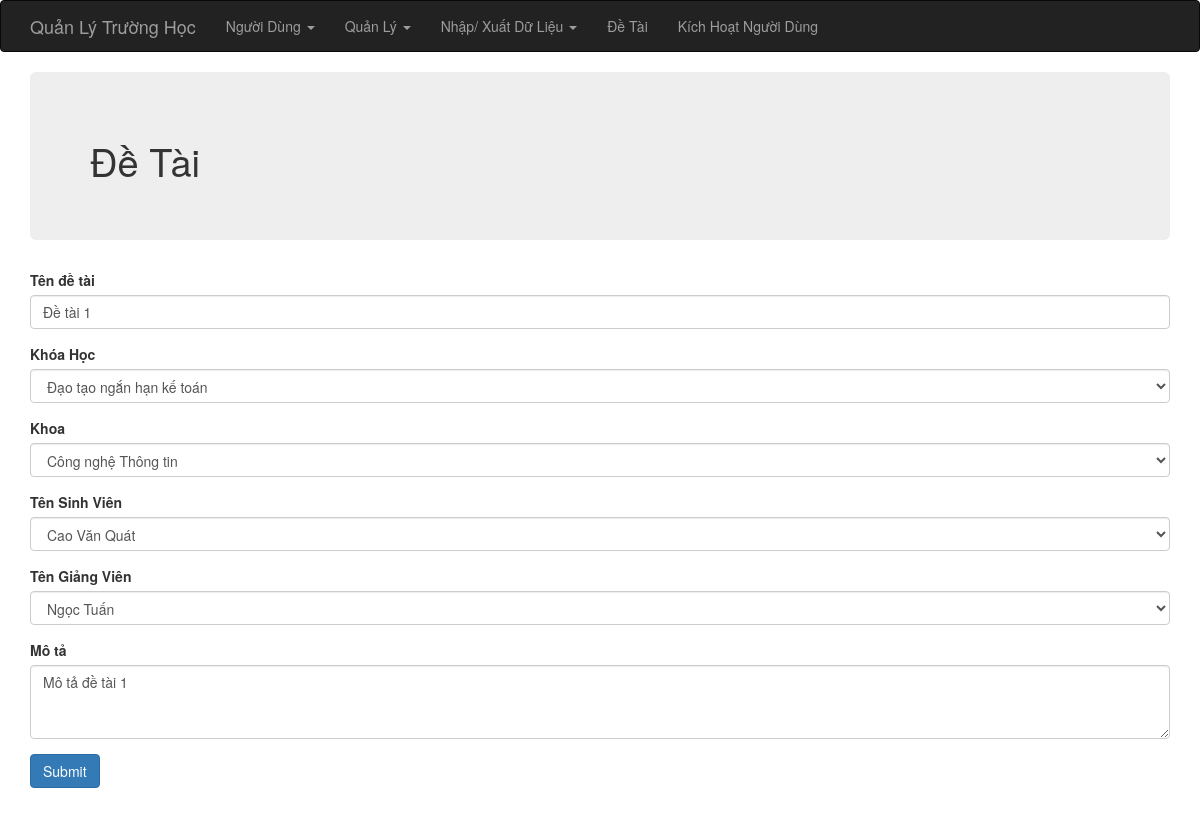
The app's page /index.php?op=detai_edit&id=1 (signed in) with its own data.
### tables this page shows
CREATE TABLE IF NOT EXISTS `de_tai` (
  `id` int(6) unsigned NOT NULL AUTO_INCREMENT,
  `ten_dt` varchar(255) NOT NULL,
  `mota` text,
  `khoahoc_id` int(6) DEFAULT NULL,
  `khoa_id` int(6) DEFAULT NULL,
  `sinhvien_id` int(6) DEFAULT NULL,
  `giangvien_id` int(6) DEFAULT NULL,
  `created_at` date DEFAULT NULL,
  `updated_at` date DEFAULT NULL,
  `status` int(2) DEFAULT NULL,
  PRIMARY KEY (`id`)
);

CREATE TABLE IF NOT EXISTS `khoa_hoc` (
  `id` int(6) unsigned NOT NULL AUTO_INCREMENT,
  `ma_khoa_hoc` varchar(255) NOT NULL,
  `ten_khoa_hoc` varchar(255) NOT NULL,
  `khoa_id` int(6) DEFAULT NULL,
  `ghi_chu` varchar(255) DEFAULT NULL,
  `time_start` date DEFAULT NULL,
  `time_end` date DEFAULT NULL,
  PRIMARY KEY (`id`)
);

CREATE TABLE IF NOT EXISTS `khoa` (
  `id` int(6) unsigned NOT NULL AUTO_INCREMENT,
  `ten_khoa` varchar(255) NOT NULL,
  PRIMARY KEY (`id`)
);

CREATE TABLE IF NOT EXISTS `sinh_vien` (
  `id` int(6) unsigned NOT NULL AUTO_INCREMENT,
  `ma_sinh_vien` varchar(255) NOT NULL,
  `ho_ten` varchar(255) NOT NULL,
  `khoa_hoc_id` int(6) DEFAULT NULL,
  `chuong_trinh_id` int(6) DEFAULT NULL,
  `email` varchar(255) DEFAULT NULL,
  PRIMARY KEY (`id`)
);

CREATE TABLE IF NOT EXISTS `giang_vien` (
  `id` int(6) unsigned NOT NULL AUTO_INCREMENT,
  `ma_giang_vien` varchar(255) NOT NULL,
  `ho_ten` varchar(255) NOT NULL,
  `khoa_id` int(6) DEFAULT NULL,
  `bo_mon_id` int(6) DEFAULT NULL,
  `email` varchar(255) DEFAULT NULL,
  PRIMARY KEY (`id`)
);

### index.php (called while the page is built, shortened)
<?php
require_once 'controller/IndexController.php';
$controller = new IndexController();
$controller->handleRequest();
?>

### model/GVGateway.php (called while the page is built, shortened)
<?php
class GVGateway {
    public function selectAll($order, $start, $limit) {
        $dbOrder =  mysql_real_escape_string($order);
        $dbres = mysql_query("SELECT * FROM giang_vien ORDER BY $dbOrder ASC limit {$start},{$limit}");
        $data = array();
        while ( ($obj = mysql_fetch_object($dbres)) != NULL ) {
            $data[] = $obj;
        }
        return $data;
    }
}
?>

### model/GVService.php (called while the page is built, shortened)
<?php
require_once 'model/GVGateway.php';
class GVService {
    private $index = NULL;
    private $GVGateway    = NULL;
    public function __construct() {
        $this->index = new IndexService();
        $this->GVGateway = new GVGateway();
    }
    public function getAll($order, $start, $limit) {
        try {
            $this->index->openDb();
            $res = $this->GVGateway->selectAll($order, $start, $limit);
            $this->index->closeDb();
            return $res;
        } catch (Exception $e) {
            $this->index->closeDb();
            throw $e;
        }
    }
}
?>

### model/DTGateway.php (called while the page is built, shortened)
<?php
class DTGateway {
    public function selectById($id) {
        $dbId = mysql_real_escape_string($id);
        $dbres = mysql_query("SELECT * FROM de_tai WHERE id=$dbId");
        return mysql_fetch_object($dbres);
    }
}
?>

### model/DTService.php (called while the page is built, shortened)
<?php
require_once 'model/DTGateway.php';
class DTService {
    private $index = NULL;
    private $DTGateway    = NULL;
    public function __construct() {
        $this->index = new IndexService();
        $this->DTGateway = new DTGateway();
    }
    public function getId($id) {
        try {
            $this->index->openDb();
            $res = $this->DTGateway->selectById($id);
            $this->index->closeDb();
            return $res;
        } catch (Exception $e) {
            $this->index->closeDb();
            throw $e;
        }
    }
}
?>

### model/KhoaHocService.php (called while the page is built, shortened)
<?php
require_once 'model/KhoaHocGateway.php';
class KhoaHocService {
    private $index = NULL;
    private $khoahocGateway    = NULL;
    public function __construct() {
        $this->index = new IndexService();
        $this->khoahocGateway = new KhoaHocGateway();
    }
    public function getAll($order, $start, $limit) {
        try {
            $this->index->openDb();
            $res = $this->khoahocGateway->selectAll($order, $start, $limit);
            $this->index->closeDb();
            return $res;
        } catch (Exception $e) {
            $this->index->closeDb();
            throw $e;
        }
    }
}
?>

### model/KhoaHocGateway.php (called while the page is built, shortened)
<?php
class KhoaHocGateway {
    public function selectAll($order, $start, $limit) {
        $dbOrder =  mysql_real_escape_string($order);
        $dbres = mysql_query("SELECT * FROM khoa_hoc ORDER BY $dbOrder ASC limit {$start},{$limit}");
        $data = array();
        while ( ($obj = mysql_fetch_object($dbres)) != NULL ) {
            $data[] = $obj;
        }
        return $data;
    }
}
?>

### model/KhoaService.php (called while the page is built, shortened)
<?php
require_once 'model/KhoaGateway.php';
class KhoaService {
    private $index = NULL;
    private $khoaGateway    = NULL;
    public function __construct() {
        $this->index = new IndexService();
        $this->khoaGateway = new KhoaGateway();
    }
    public function getAll($order, $start, $limit) {
        try {
            $this->index->openDb();
            $res = $this->khoaGateway->selectAll($order, $start, $limit);
            $this->index->closeDb();
            return $res;
        } catch (Exception $e) {
            $this->index->closeDb();
            throw $e;
        }
    }
}
?>

### model/KhoaGateway.php (called while the page is built, shortened)
<?php
class KhoaGateway {
    public function selectAll($order, $start, $limit) {
        $dbOrder =  mysql_real_escape_string($order);
        $dbres = mysql_query("SELECT * FROM khoa ORDER BY $dbOrder ASC limit {$start},{$limit}");
        $data = array();
        while ( ($obj = mysql_fetch_object($dbres)) != NULL ) {
            $data[] = $obj;
        }
        return $data;
    }
}
?>

### model/SVService.php (called while the page is built, shortened)
<?php
require_once 'model/SVGateway.php';
class SVService {
    private $index = NULL;
    private $SVGateway    = NULL;
    public function __construct() {
        $this->index = new IndexService();
        $this->SVGateway = new SVGateway();
    }
    public function getAll($order, $start, $limit) {
        try {
            $this->index->openDb();
            $res = $this->SVGateway->selectAll($order, $start, $limit);
            $this->index->closeDb();
            return $res;
        } catch (Exception $e) {
            $this->index->closeDb();
            throw $e;
        }
    }
}
?>

### model/SVGateway.php (called while the page is built, shortened)
<?php
class SVGateway {
    public function selectAll($order, $start, $limit) {
        $dbOrder =  mysql_real_escape_string($order);
        $dbres = mysql_query("SELECT * FROM sinh_vien ORDER BY $dbOrder ASC limit {$start},{$limit}");
        $data = array();
        while ( ($obj = mysql_fetch_object($dbres)) != NULL ) {
            $data[] = $obj;
        }
        return $data;
    }
}
?>

### view/detai/form.php (the view, shortened to what this page needs)
<?php require_once(realpath($_SERVER["DOCUMENT_ROOT"]) .'/school/view/include/header.php');?>
<div class="container">
    <div class="jumbotron">
        <h1>Đề Tài</h1>
    </div>
    <form method="POST" action="">
        <div class="form-group">
            <label for="name">Tên đề tài</label>
            <input type="text" name="ten" class="form-control" value="<?php if (isset($data)) echo $data->ten_dt; ?>"/>
        </div>
        <div class="form-group">
            <label for="name">Khóa Học</label>
            <select name="khoahoc" id="" class="form-control">
                <?php foreach ($KHList as $kh) :?>
                    <option <?php if (isset($data)) { if ($data->khoahoc_id == $kh->id) {echo 'selected';} } ?> value="<?php echo $kh->id; ?>"><?php echo $kh->ten_khoa_hoc; ?></option>
                <?php endforeach; ?>
            </select>
        </div>
        <div class="form-group">
            <label for="name">Khoa </label>
            <select name="khoa" id="" class="form-control">
                <?php foreach ($khoaList as $kh) :?>
                    <option <?php if (isset($data)) { if ($data->khoa_id == $kh->id) {echo 'selected';} } ?> value="<?php echo $kh->id; ?>"><?php echo $kh->ten_khoa; ?></option>
                <?php endforeach; ?>
            </select>
        </div>
        <div class="form-group">
            <label for="name">Tên Sinh Viên</label>
            <select name="sinhvien" id="" class="form-control">
                <?php foreach ($SVList as $kh) :?>
                    <option <?php if (isset($data)) { if ($data->sinhvien_id == $kh->id) {echo 'selected';} } ?> value="<?php echo $kh->id; ?>"><?php echo $kh->ho_ten; ?></option>
                <?php endforeach; ?>
            </select>
        </div>
        <div class="form-group">
            <label for="name">Tên Giảng Viên</label>
            <select name="giangvien" id="" class="form-control">
                <?php foreach ($GVList as $kh) :?>
                    <option <?php if (isset($data)) { if ($data->giangvien_id == $kh->id) {echo 'selected';} } ?> value="<?php echo $kh->id; ?>"><?php echo $kh->ho_ten; ?></option>
                <?php endforeach; ?>
            </select>
        </div>
        <div class="form-group">
            <label for="phone">Mô tả</label><br/>
            <textarea name="mota" class="form-control" rows="3"><?php if (isset($data)) echo $data->mota; ?></textarea>
        </div>
        <input type="submit" value="Submit" class="btn btn-primary"/>
    </form>
</div>
<?php require_once(realpath($_SERVER["DOCUMENT_ROOT"]) .'/school/view/include/footer.php');?>

### libs/css/style.css (style rules this page uses)
html, body { height: 100%; }
.jumbotron h1 { text-transform: capitalize; font-size: 38px; }
.page-wrap .container { background: #fff; }

### records on screen
de_tai: ten "Đề tài 1", khoahoc "Đạo tạo ngắn hạn kế toán", khoa "Công nghệ Thông tin", sinhvien "Cao Văn Quát", giangvien "Ngọc Tuấn", mota "Mô tả đề tài 1"
